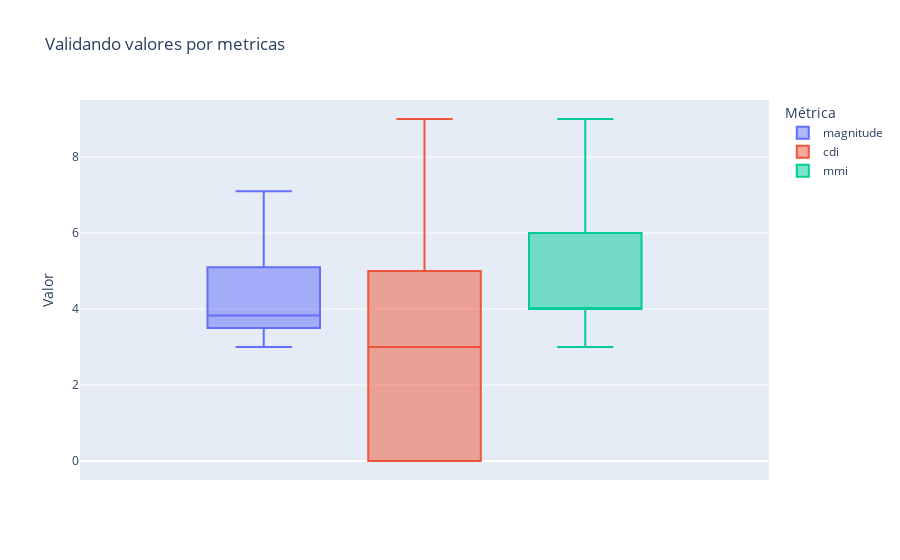

Notebook code cell kept with this figure:
### Code cell
# verificando outliers
df_meltada_2 = pd.melt(
    sem_nulos,
    value_vars=['magnitude', 'cdi', 'mmi'],  
    var_name='medida', 
    value_name='valor'  
)

fig_analise_outliers_s_nulo = px.box(data_frame=df_meltada_2, y='valor', color='medida',  labels={'valor': 'Valor', 'medida': 'Métrica'}, title='Validando valores por metricas')
fig_analise_outliers_s_nulo.show()

### Figure 1 — Plotly figure (JSON) as saved in the notebook; plotly's stock layout.template omitted (floating-point values rounded to 4 significant figures; data arrays with more than 128 entries replaced by an {"elided": "..."} marker saying what was removed)
{"data": [{"alignmentgroup": "True", "hovertemplate": "Métrica=magnitude<br>Valor=%{y}<extra></extra>", "legendgroup": "magnitude", "marker": {"color": "#636efa"}, "name": "magnitude", "notched": false, "offsetgroup": "magnitude", "orientation": "v", "showlegend": true, "type": "box", "x0": " ", "xaxis": "x", "y": {"elided": "536 float values"}, "y0": " ", "yaxis": "y"}, {"alignmentgroup": "True", "hovertemplate": "Métrica=cdi<br>Valor=%{y}<extra></extra>", "legendgroup": "cdi", "marker": {"color": "#EF553B"}, "name": "cdi", "notched": false, "offsetgroup": "cdi", "orientation": "v", "showlegend": true, "type": "box", "x0": " ", "xaxis": "x", "y": {"elided": "536 int values"}, "y0": " ", "yaxis": "y"}, {"alignmentgroup": "True", "hovertemplate": "Métrica=mmi<br>Valor=%{y}<extra></extra>", "legendgroup": "mmi", "marker": {"color": "#00cc96"}, "name": "mmi", "notched": false, "offsetgroup": "mmi", "orientation": "v", "showlegend": true, "type": "box", "x0": " ", "xaxis": "x", "y": {"elided": "536 int values"}, "y0": " ", "yaxis": "y"}], "layout": {"autosize": true, "boxmode": "group", "legend": {"title": {"text": "Métrica"}, "tracegroupgap": 0}, "title": {"text": "Validando valores por metricas"}, "xaxis": {"anchor": "y", "autorange": true, "domain": [0, 1], "range": [-0.5, 0.5], "type": "category"}, "yaxis": {"anchor": "x", "autorange": true, "domain": [0, 1], "range": [-0.5, 9.5], "title": {"text": "Valor"}, "type": "linear"}}}
